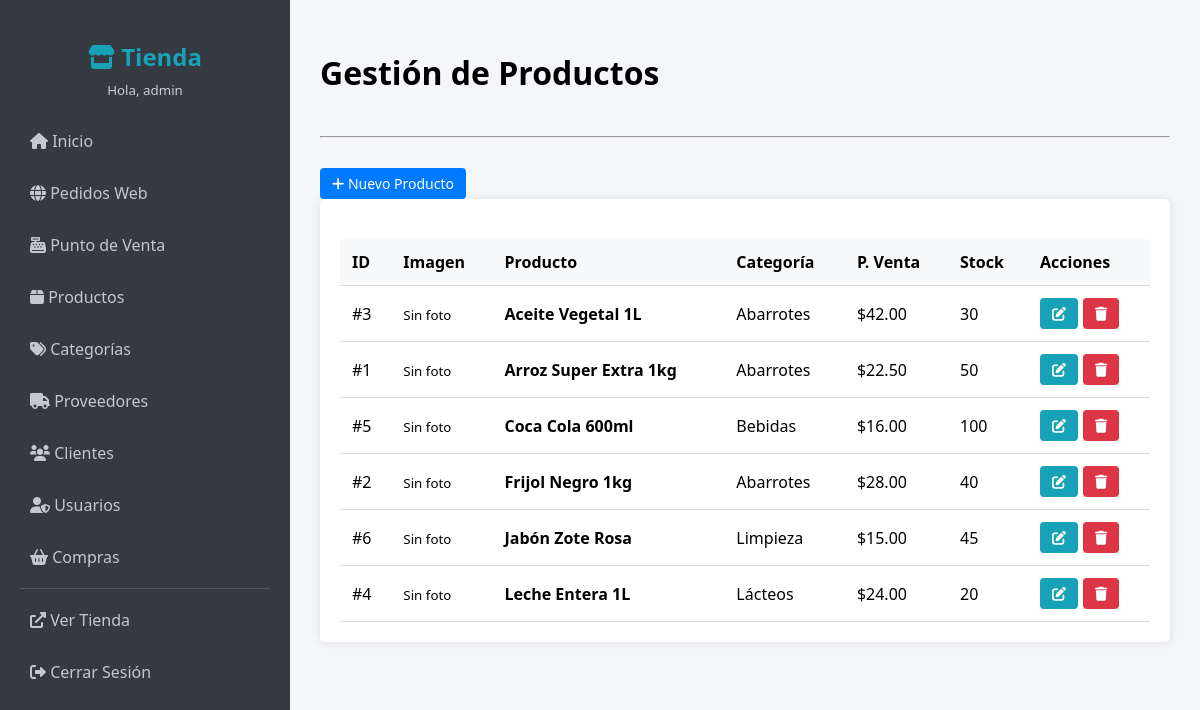
The page /admin/productos.php (signed in) on the database its author committed.
### tables this page shows
CREATE TABLE IF NOT EXISTS productos (
    id INT AUTO_INCREMENT PRIMARY KEY,
    codigo_barras VARCHAR(50) UNIQUE,
    nombre VARCHAR(100) NOT NULL,
    descripcion TEXT,
    precio_compra DECIMAL(10, 2) NOT NULL,  
    precio_venta DECIMAL(10, 2) NOT NULL,   
    stock_actual INT DEFAULT 0,
    stock_minimo INT DEFAULT 5,  
    categoria_id INT,
    proveedor_id INT,
    imagen_url VARCHAR(255),
    fecha_modificacion TIMESTAMP DEFAULT CURRENT_TIMESTAMP ON UPDATE CURRENT_TIMESTAMP,
    FOREIGN KEY (categoria_id) REFERENCES categorias(id) ON DELETE SET NULL,
    FOREIGN KEY (proveedor_id) REFERENCES proveedores(id) ON DELETE SET NULL
);

CREATE TABLE IF NOT EXISTS categorias (
    id INT AUTO_INCREMENT PRIMARY KEY,
    nombre VARCHAR(50) NOT NULL UNIQUE,
    descripcion TEXT
);

### src/admin/productos.php (the view, shortened to what this page needs)
<?php
include '../includes/db.php';
include '../includes/helpers.php';
$action = $_GET['action'] ?? '';
$id = intval($_GET['id'] ?? 0);
$categorias = $conn->query("SELECT * FROM categorias");
$proveedores = $conn->query("SELECT * FROM proveedores");
if ($action == 'create' || $action == 'edit') {
    $row = [
        'codigo_barras'=>'', 'nombre'=>'', 'descripcion'=>'', 'precio_compra'=>'0.00', 'precio_venta'=>'0.00',
        'stock_actual'=>'0', 'stock_minimo'=>'5', 'categoria_id'=>'', 'proveedor_id'=>'', 'imagen_url'=>''
    ];
    if ($action == 'edit' && $id > 0) {
        $res = $conn->query("SELECT * FROM productos WHERE id=$id");
        if ($res->num_rows > 0) $row = $res->fetch_assoc();
    }
    ?>
    <div class="table-container" style="max-width: 800px;">
        <h3><?php echo ($action=='create')?'Nuevo':'Editar'; ?> Producto</h3>
        <form method="POST" enctype="multipart/form-data">
            <div style="display:grid; grid-template-columns: 1fr 1fr; gap: 15px;">
                <div class="form-group"><label>Código Barras:</label><input type="text" name="codigo" value="<?php echo htmlspecialchars($row['codigo_barras'] ?? ''); ?>"></div>
                <div class="form-group"><label>Nombre:</label><input type="text" name="nombre" value="<?php echo htmlspecialchars($row['nombre'] ?? ''); ?>" required></div>
                <div class="form-group"><label>Precio Compra:</label><input type="number" step="0.01" name="precio_compra" value="<?php echo $row['precio_compra']; ?>" required></div>
                <div class="form-group"><label>Precio Venta:</label><input type="number" step="0.01" name="precio_venta" value="<?php echo $row['precio_venta']; ?>" required></div>
                <div class="form-group"><label>Stock Actual:</label><input type="number" name="stock" value="<?php echo $row['stock_actual']; ?>"></div>
                <div class="form-group"><label>Stock Mínimo:</label><input type="number" name="minimo" value="<?php echo $row['stock_minimo']; ?>"></div>
                <div class="form-group"><label>Categoría:</label>
                    <select name="categoria_id">
                        <option value="">Seleccione...</option>
                        <?php
                        if ($categorias) {
                            $categorias->data_seek(0);
                            while($c = $categorias->fetch_assoc()) {
                                $sel = ($c['id'] == ($row['categoria_id'] ?? '')) ? 'selected' : '';
                                echo "<option value='{$c['id']}' $sel>{$c['nombre']}</option>";
                            }
                        }
                        ?>
                    </select>
                </div>
                <div class="form-group"><label>Proveedor:</label>
                    <select name="proveedor_id">
                        <option value="">Seleccione...</option>
                        <?php
                        if ($proveedores) {
                            $proveedores->data_seek(0);
                            while($p = $proveedores->fetch_assoc()) {
                                $sel = ($p['id'] == ($row['proveedor_id'] ?? '')) ? 'selected' : '';
                                echo "<option value='{$p['id']}' $sel>{$p['nombre_empresa']}</option>";
                            }
                        }
                        ?>
                    </select>
                </div>
            </div>
            <div class="form-group">
                <label>Imagen del Producto:</label>
                <?php if(!empty($row['imagen_url'])): ?>
                    <div style="margin-bottom: 10px;">
                        <img src="../<?php echo htmlspecialchars($row['imagen_url']); ?>" style="max-width: 100px; border: 1px solid #ddd; padding: 2px;">
                        <input type="hidden" name="imagen_url_actual" value="<?php echo htmlspecialchars($row['imagen_url']); ?>">
                        <small>Imagen actual (subir nueva para cambiar)</small>
                    </div>
                <?php endif; ?>
                <input type="file" name="imagen" accept="image/*">
            </div>
            <div class="form-group"><label>Descripción:</label><textarea name="descripcion" rows="3"><?php echo htmlspecialchars($row['descripcion'] ?? ''); ?></textarea></div>
            <div style="margin-top: 20px;">
                <button type="submit" class="btn btn-success">Guardar</button>
                <a href="productos.php" class="btn btn-warning">Cancelar</a>
            </div>
        </form>
    </div>
    <?php
} else {
    $sql = "SELECT p.*, c.nombre as cat_nombre FROM productos p LEFT JOIN categorias c ON p.categoria_id = c.id ORDER BY p.nombre";
    $result = $conn->query($sql);
    ?>
    <a href="productos.php?action=create" class="btn btn-primary"><i class="fas fa-plus"></i> Nuevo Producto</a>
    <div class="table-container">
        <table>
            <thead><tr><th>ID</th><th>Imagen</th><th>Producto</th><th>Categoría</th><th>P. Venta</th><th>Stock</th><th>Acciones</th></tr></thead>
            <tbody>
                <?php while ($r = $result && $result->num_rows > 0 ? $result->fetch_assoc() : null): ?>
                <tr style="<?php echo ($r['stock_actual'] <= $r['stock_minimo']) ? 'background-color: #ffeeba;' : ''; ?>">
                    <td>#<?php echo $r['id']; ?></td>
                    <td>
                        <?php if(!empty($r['imagen_url'])): ?>
                            <img src="../<?php echo htmlspecialchars($r['imagen_url']); ?>" alt="img" width="50" style="object-fit: cover; height: 50px;">
                        <?php else: ?>
                            <small class="text-muted">Sin foto</small>
                        <?php endif; ?>
                    </td>
                    <td>
                        <b><?php echo htmlspecialchars($r['nombre'] ?? ''); ?></b>
                        <br><small style="color:#666;"><?php echo htmlspecialchars($r['descripcion'] ?? ''); ?></small>
                    </td>
                    <td><?php echo htmlspecialchars($r['cat_nombre'] ?? 'Sin Categoría'); ?></td>
                    <td>$<?php echo number_format($r['precio_venta'], 2); ?></td>
                    <td>
                        <?php echo $r['stock_actual']; ?>
                    </td>
                    <td class="actions">
                        <a href="productos.php?action=edit&id=<?php echo $r['id']; ?>" class="btn btn-info btn-sm"><i class="fas fa-edit"></i></a>
                        <a href="productos.php?action=delete&id=<?php echo $r['id']; ?>" class="btn btn-danger btn-sm" onclick="return confirm('¿Seguro?');"><i class="fas fa-trash"></i></a>
                    </td>
                </tr>
                <?php endwhile; ?>
            </tbody>
        </table>
    </div>
    <?php
}
?>

### src/assets/css/admin.css (style rules this page uses)
body { font-family: 'Segoe UI', sans-serif; background-color: #f4f6f9; margin: 0; display: flex; min-height: 100vh; }
.table-container { background: #fff; padding: 20px; border-radius: 5px; box-shadow: 0 0 10px rgba(0,0,0,0.1); overflow-x: auto; }
table { width: 100%; border-collapse: collapse; margin-top: 20px; }
th, td { padding: 12px; text-align: left; border-bottom: 1px solid #ddd; }
th { background-color: #f8f9fa; font-weight: bold; }
.btn { padding: 6px 12px; border: none; border-radius: 4px; cursor: pointer; text-decoration: none; font-size: 14px; display: inline-block; color: white; }
.btn-primary { background-color: #007bff; }
.btn-danger { background-color: #dc3545; }
.btn-info { background-color: #17a2b8; }
.actions { display: flex; gap: 5px; }

### rows shown on the page
productos: id "3", shows "Sin foto", nombre "Aceite Vegetal 1L", categoria.nombre "Abarrotes", precio_venta "42.00", stock_actual "30"
productos: id "1", shows "Sin foto", nombre "Arroz Super Extra 1kg", categoria.nombre "Abarrotes", precio_venta "22.50", stock_actual "50"
productos: id "5", shows "Sin foto", nombre "Coca Cola 600ml", categoria.nombre "Bebidas", precio_venta "16.00", stock_actual "100"
productos: id "2", shows "Sin foto", nombre "Frijol Negro 1kg", categoria.nombre "Abarrotes", precio_venta "28.00", stock_actual "40"
productos: id "6", shows "Sin foto", nombre "Jabón Zote Rosa", categoria.nombre "Limpieza", precio_venta "15.00", stock_actual "45"
productos: id "4", shows "Sin foto", nombre "Leche Entera 1L", categoria.nombre "Lácteos", precio_venta "24.00", stock_actual "20"

### other values the page prints
$_SESSION['username'] "admin"
$title "Gestión de Productos"
